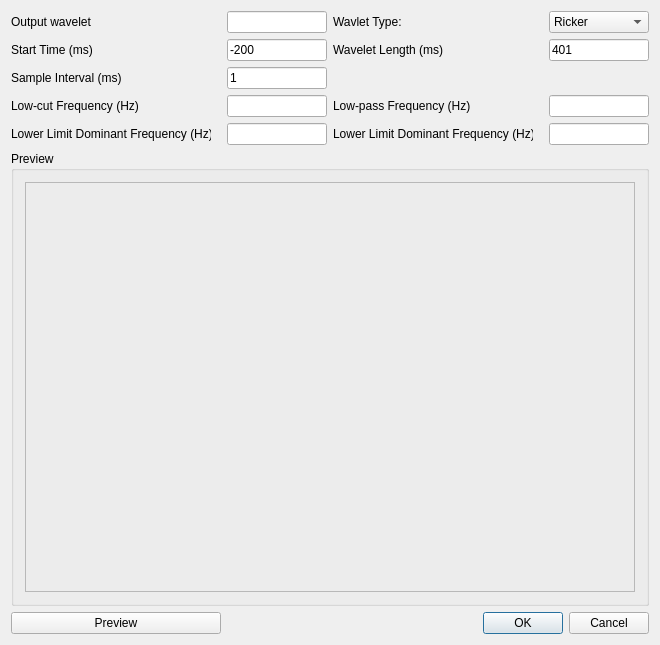
<?xml version="1.0" encoding="UTF-8"?>
<ui version="4.0">
 <class>XDlgTheoWavelet</class>
 <widget class="QDialog" name="XDlgTheoWavelet">
  <property name="geometry">
   <rect>
    <x>0</x>
    <y>0</y>
    <width>636</width>
    <height>645</height>
   </rect>
  </property>
  <property name="windowTitle">
   <string>Theoretical Wavelet</string>
  </property>
  <layout class="QGridLayout" name="gridLayout_2">
   <item row="0" column="0">
    <widget class="QLabel" name="label_2">
     <property name="text">
      <string>Output wavelet</string>
     </property>
    </widget>
   </item>
   <item row="0" column="1">
    <widget class="QLineEdit" name="lineEditName">
     <property name="minimumSize">
      <size>
       <width>100</width>
       <height>0</height>
      </size>
     </property>
     <property name="maximumSize">
      <size>
       <width>100</width>
       <height>16777215</height>
      </size>
     </property>
    </widget>
   </item>
   <item row="0" column="2">
    <widget class="QLabel" name="label">
     <property name="text">
      <string>Wavlet Type:</string>
     </property>
    </widget>
   </item>
   <item row="0" column="4">
    <widget class="QComboBox" name="comboBox">
     <property name="maximumSize">
      <size>
       <width>100</width>
       <height>16777215</height>
      </size>
     </property>
     <item>
      <property name="text">
       <string>Ricker</string>
      </property>
     </item>
     <item>
      <property name="text">
       <string>Ormsby</string>
      </property>
     </item>
     <item>
      <property name="text">
       <string>Klauder</string>
      </property>
     </item>
     <item>
      <property name="text">
       <string>Minimum Phase</string>
      </property>
     </item>
     <item>
      <property name="text">
       <string>Wide-band Ricker (Yu's)</string>
      </property>
     </item>
    </widget>
   </item>
   <item row="1" column="0">
    <widget class="QLabel" name="label_5">
     <property name="text">
      <string>Start Time (ms)</string>
     </property>
    </widget>
   </item>
   <item row="1" column="1">
    <widget class="QLineEdit" name="lineEditSTime">
     <property name="minimumSize">
      <size>
       <width>100</width>
       <height>0</height>
      </size>
     </property>
     <property name="maximumSize">
      <size>
       <width>100</width>
       <height>16777215</height>
      </size>
     </property>
     <property name="text">
      <string>-200</string>
     </property>
    </widget>
   </item>
   <item row="1" column="2">
    <widget class="QLabel" name="label_4">
     <property name="text">
      <string>Wavelet Length (ms)</string>
     </property>
    </widget>
   </item>
   <item row="1" column="4">
    <widget class="QLineEdit" name="lineEditLength">
     <property name="maximumSize">
      <size>
       <width>100</width>
       <height>16777215</height>
      </size>
     </property>
     <property name="text">
      <string>401</string>
     </property>
    </widget>
   </item>
   <item row="2" column="0">
    <widget class="QLabel" name="label_3">
     <property name="minimumSize">
      <size>
       <width>210</width>
       <height>0</height>
      </size>
     </property>
     <property name="maximumSize">
      <size>
       <width>210</width>
       <height>16777215</height>
      </size>
     </property>
     <property name="text">
      <string>Sample Interval (ms)</string>
     </property>
    </widget>
   </item>
   <item row="2" column="1">
    <widget class="QLineEdit" name="lineEditInterval">
     <property name="maximumSize">
      <size>
       <width>100</width>
       <height>16777215</height>
      </size>
     </property>
     <property name="text">
      <string>1</string>
     </property>
    </widget>
   </item>
   <item row="3" column="0">
    <widget class="QLabel" name="labelP1">
     <property name="minimumSize">
      <size>
       <width>210</width>
       <height>0</height>
      </size>
     </property>
     <property name="maximumSize">
      <size>
       <width>210</width>
       <height>16777215</height>
      </size>
     </property>
     <property name="text">
      <string>Low-cut Frequency (Hz)</string>
     </property>
    </widget>
   </item>
   <item row="3" column="1">
    <widget class="QLineEdit" name="lineEditP1">
     <property name="maximumSize">
      <size>
       <width>100</width>
       <height>16777215</height>
      </size>
     </property>
    </widget>
   </item>
   <item row="3" column="2" colspan="2">
    <widget class="QLabel" name="labelP2">
     <property name="minimumSize">
      <size>
       <width>210</width>
       <height>0</height>
      </size>
     </property>
     <property name="maximumSize">
      <size>
       <width>210</width>
       <height>16777215</height>
      </size>
     </property>
     <property name="text">
      <string>Low-pass Frequency (Hz)</string>
     </property>
    </widget>
   </item>
   <item row="3" column="4">
    <widget class="QLineEdit" name="lineEditP2">
     <property name="maximumSize">
      <size>
       <width>100</width>
       <height>16777215</height>
      </size>
     </property>
    </widget>
   </item>
   <item row="4" column="0">
    <widget class="QLabel" name="labelP3">
     <property name="minimumSize">
      <size>
       <width>200</width>
       <height>0</height>
      </size>
     </property>
     <property name="maximumSize">
      <size>
       <width>200</width>
       <height>16777215</height>
      </size>
     </property>
     <property name="text">
      <string>Lower Limit Dominant Frequency (Hz)</string>
     </property>
    </widget>
   </item>
   <item row="4" column="1">
    <widget class="QLineEdit" name="lineEditP3">
     <property name="maximumSize">
      <size>
       <width>100</width>
       <height>16777215</height>
      </size>
     </property>
    </widget>
   </item>
   <item row="4" column="2" colspan="2">
    <widget class="QLabel" name="labelP4">
     <property name="minimumSize">
      <size>
       <width>200</width>
       <height>0</height>
      </size>
     </property>
     <property name="maximumSize">
      <size>
       <width>200</width>
       <height>16777215</height>
      </size>
     </property>
     <property name="text">
      <string>Lower Limit Dominant Frequency (Hz)</string>
     </property>
    </widget>
   </item>
   <item row="4" column="4">
    <widget class="QLineEdit" name="lineEditP4">
     <property name="maximumSize">
      <size>
       <width>100</width>
       <height>16777215</height>
      </size>
     </property>
    </widget>
   </item>
   <item row="5" column="0" colspan="5">
    <widget class="QGroupBox" name="groupBox">
     <property name="title">
      <string>Preview</string>
     </property>
     <layout class="QGridLayout" name="gridLayout">
      <item row="0" column="0">
       <widget class="CXPageDiagram" name="frame">
        <property name="frameShape">
         <enum>QFrame::StyledPanel</enum>
        </property>
        <property name="frameShadow">
         <enum>QFrame::Raised</enum>
        </property>
       </widget>
      </item>
     </layout>
    </widget>
   </item>
   <item row="6" column="0">
    <widget class="QPushButton" name="pushButton">
     <property name="text">
      <string>Preview</string>
     </property>
    </widget>
   </item>
   <item row="6" column="3" colspan="2">
    <widget class="QDialogButtonBox" name="buttonBox">
     <property name="standardButtons">
      <set>QDialogButtonBox::Cancel|QDialogButtonBox::Ok</set>
     </property>
    </widget>
   </item>
  </layout>
 </widget>
 <layoutdefault spacing="6" margin="11"/>
 <customwidgets>
  <customwidget>
   <class>CXPageDiagram</class>
   <extends>QFrame</extends>
   <header>xpagediagram.h</header>
   <container>1</container>
  </customwidget>
 </customwidgets>
 <resources/>
 <connections>
  <connection>
   <sender>buttonBox</sender>
   <signal>accepted()</signal>
   <receiver>XDlgTheoWavelet</receiver>
   <slot>accept()</slot>
   <hints>
    <hint type="sourcelabel">
     <x>477</x>
     <y>624</y>
    </hint>
    <hint type="destinationlabel">
     <x>302</x>
     <y>619</y>
    </hint>
   </hints>
  </connection>
  <connection>
   <sender>buttonBox</sender>
   <signal>rejected()</signal>
   <receiver>XDlgTheoWavelet</receiver>
   <slot>reject()</slot>
   <hints>
    <hint type="sourcelabel">
     <x>566</x>
     <y>623</y>
    </hint>
    <hint type="destinationlabel">
     <x>188</x>
     <y>623</y>
    </hint>
   </hints>
  </connection>
 </connections>
</ui>
